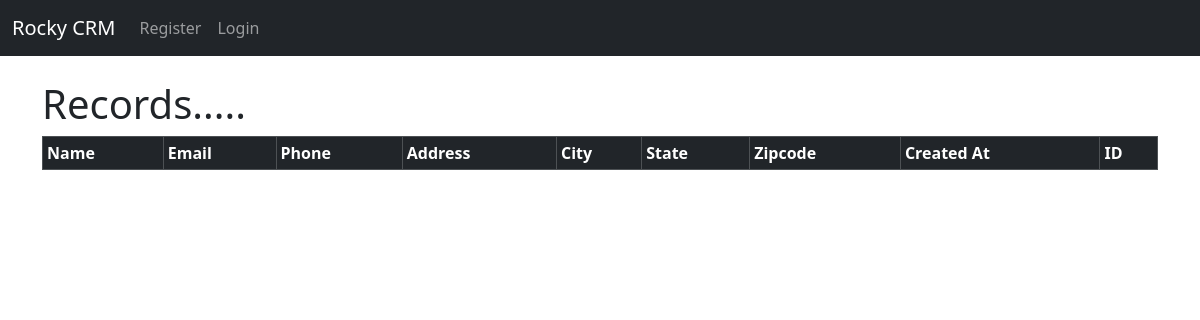
The app's page /, older data.
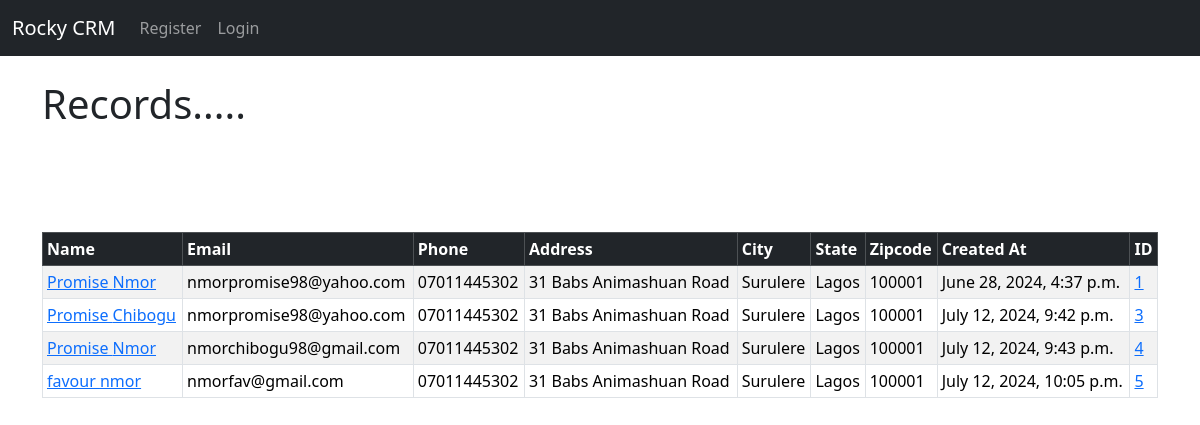
The same page, newer data.
### website/models.py (models this page shows, shortened)
class Record(models.Model):
    created_at = models.DateTimeField(auto_now_add = True)
    first_name = models.CharField(max_length=50)
    last_name = models.CharField(max_length=50)
    email = models.EmailField(max_length=50)
    phone = models.CharField(max_length=50)
    address = models.CharField(max_length=100)
    city = models.CharField(max_length=50)
    state = models.CharField(max_length=50)
    zipcode = models.CharField(max_length=20)

### website/views.py (the view)
# urls.py: path('', views.home, name='home'),
def home(request):
    records = Record.objects.all()
    if request.method == 'POST':
        username = request.POST['username']
        password = request.POST['password']
        user = authenticate(request, username=username, password=password)
        if user is not None:
            login(request, user)
            messages.success(request, "You Have Been Logged in")
            return redirect('home')
        else:
            messages.success(request, "There Was An Error Logging in Please Try Again....")
            return redirect('home')
    else:
        return render(request, 'home.html', {'records':records})

### website/templates/home.html
{% extends 'base.html' %}
{% block content %}
<div class="col-mid-6 offset-nd-3">
<h1>Records.....</h1>
<table class="table table-striped table-hover table-bordered table-sm">
  <thead class="table-dark">
    <tr>
      <th scope='col'>Name</th>
      <th scope='col'>Email</th>
      <th scope='col'>Phone</th>
      <th scope='col'>Address</th>
      <th scope='col'>City</th>
      <th scope='col'>State</th>
      <th scope='col'>Zipcode</th>
      <th scope='col'>Created At</th>
      <th scope='col'>ID</th>
    </tr>
  </thead>
  <tbody>
    {% if records %}
      {% for record in records %}
    <tr>
        <td><a href="{% url 'record' record.id %}">{{ record.first_name }} {{ record.last_name }}</a></td>
        <td>{{ record.email }}</td>
        <td>{{ record.phone }}</td>
        <td>{{ record.address }}</td>
        <td>{{ record.city }}</td>
        <td>{{ record.state }}</td>
        <td>{{ record.zipcode }}</td>
        <td>{{ record.created_at }}</td>
        <td><a href="{% url 'record' record.id %}">{{ record.id }}</a></td>
    </tr>
        <br/>
      {% endfor %}
    {% endif %}
  </tbody>
</table>
</div>
{% endblock %}

Row changes from the older to the newer data that the page shows:
added Record: first_name "Promise", last_name "Nmor", email "nmorpromise98@yahoo.com", phone "07011445302", address "31 Babs Animashuan Road", city "Surulere", state "Lagos", zipcode "100001", created_at "June 28, 2024, 4:37 p.m.", id "1"
added Record: first_name "Promise", last_name "Chibogu", email "nmorpromise98@yahoo.com", phone "07011445302", address "31 Babs Animashuan Road", city "Surulere", state "Lagos", zipcode "100001", created_at "July 12, 2024, 9:42 p.m.", id "3"
added Record: first_name "Promise", last_name "Nmor", email "nmorchibogu98@gmail.com", phone "07011445302", address "31 Babs Animashuan Road", city "Surulere", state "Lagos", zipcode "100001", created_at "July 12, 2024, 9:43 p.m.", id "4"
added Record: first_name "favour", last_name "nmor", email "nmorfav@gmail.com", phone "07011445302", address "31 Babs Animashuan Road", city "Surulere", state "Lagos", zipcode "100001", created_at "July 12, 2024, 10:05 p.m.", id "5"
